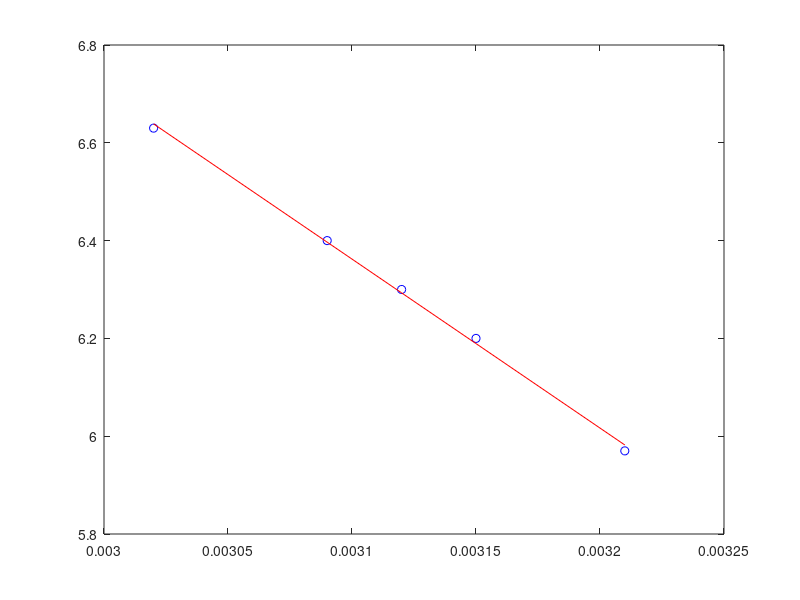

The MATLAB script that drew this image:
clear all;
clc;

x = [3.02 3.09 3.12 3.15 3.21]*0.001;
y = [6.63 6.40 6.30 6.20 5.97];
n = length(x);

b = (sum(x)*sum(y) - n*dot(x,y))/((sum(x))^2 - n*dot(x,x));
a = (sum(y) - b*sum(x))/n;

plot(x,y,'bo');
hold on;
plot(x,a+b*x,'r');